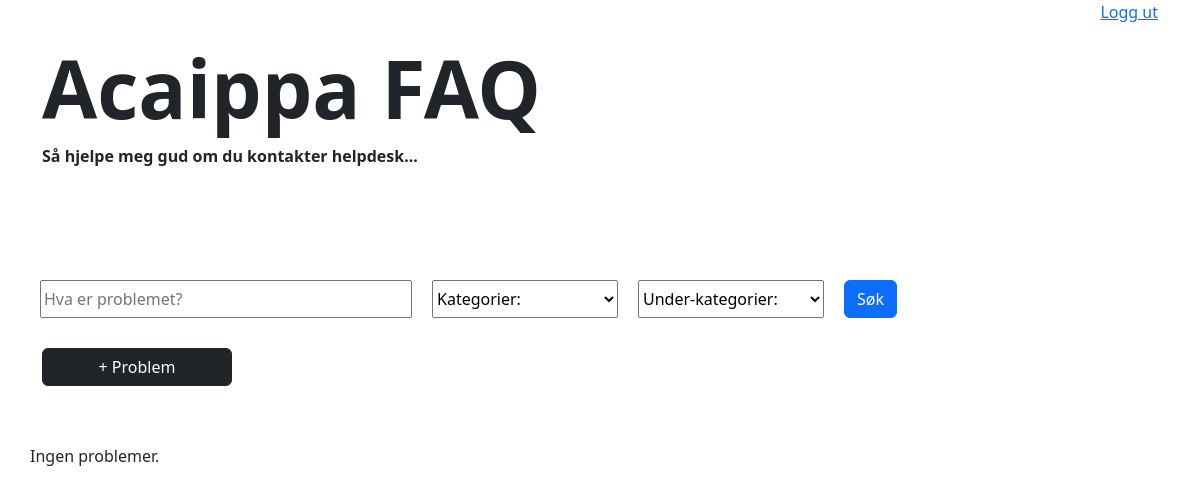
The app's page / (signed in), older data.
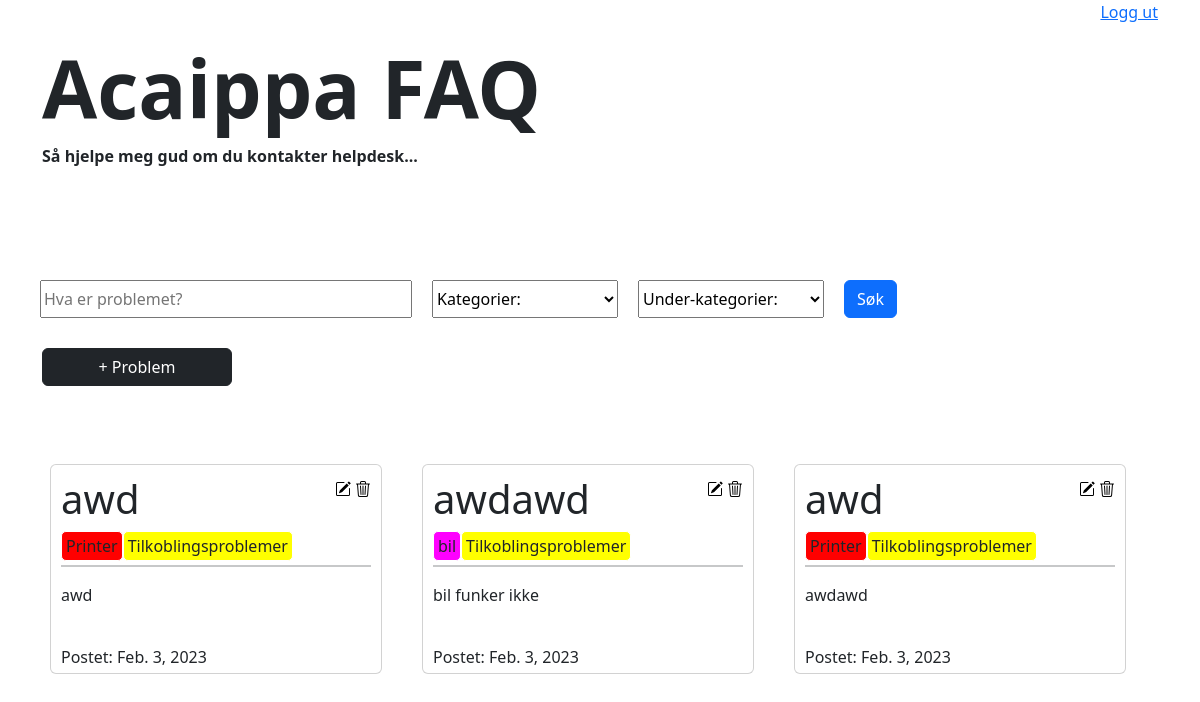
The same page, newer data.
### pages/models.py (models this page shows, shortened)
class Problem(models.Model):
    problem_id = models.IntegerField(default=generate_id, editable=False, primary_key=True)
    tittel = models.CharField(max_length=200)
    beskrivelse = models.CharField(max_length=1000)
    guide = models.TextField(max_length=20000)
    dato_postet = models.DateField(default=datetime.date.today)
    kategori = models.ForeignKey(Kategori, on_delete=models.DO_NOTHING)
    under_kategori = models.ForeignKey(UnderKategori, on_delete=models.DO_NOTHING)

class Kategori(models.Model):
    navn = models.CharField(max_length=50, primary_key=True)
    farge = models.CharField(max_length=6)

class UnderKategori(models.Model):
    navn = models.CharField(max_length=70)
    farge = models.CharField(max_length=6)

### pages/views.py (the view)
# urls.py: path('', main_page),
def main_page(request):
	return render(request, "index.html", {"problems" : Problem.objects.all(), "categories" : Kategori.objects.all(), "subcategories" : UnderKategori.objects.all()})

### templates/index.html (shortened to what this page needs)
{% extends "main.html" %}
{% load static %}
{% load index %}
{% block content %}
<div class="container overflow-hidden">
	<div class="row">
		<div class="col-12 mb-5">
			<h1 class="main-title">	Acaippa FAQ </h1>
			<p class="slogan">Så hjelpe meg gud om du kontakter helpdesk...</p>
		</div>
		<div class="col-12 row mt-5 p-0">
			<form method="POST" action="filter" class="col-12 filter-container">
				{% if "filter-text" in filters %}
					<input type="text" name="filter-text" class="text-filter col-4" placeholder="Hva er problemet?" value="{{filters|index:'filter-text'}}">
				{% else %}
					<input type="text" name="filter-text" class="text-filter col-4" placeholder="Hva er problemet?">
				{% endif %}
				<select class="col-2" name="category-filter" class="">
					<option value="none" selected disabled hidden>Kategorier:</option>
				</select>
				<select class="col-2" name="subcategory-filter" class="">
					<option value="none" selected disabled hidden>Under-kategorier:</option>
				</select>
				<button onclick="this.form.submit()" class="btn btn-primary">Søk</button>
			</form>
			{% if user.is_authenticated %}
				<button class="add-form-button btn btn-dark col-sm-2 col-6 ms-4" onclick="window.location.href='/addproblem'"><span class="add-form-text">+ Problem</button>
			{% endif %}
			<div class="col-12 card-container mt-5">
				{% if problems|length != 0 %}
					{% for problem in problems %}
						<div class="card-margin col-12 col-md-6 col-lg-4">
							<div class="card problem-card" onclick="checkClick(this, '{{problem.problem_id}}')">
								<div class="card-title-edit-container d-flex flex-row">
									<h1 class="card-title col">
										{{problem.tittel}}
									</h1>
									{% if user.is_authenticated %}
										<div class="auth-div">
											<img src="{% static 'icons/pencil-square.svg' %}" alt="Endre ikon" class="edit-icon" onclick="window.location.href = '/editproblem/{{problem.problem_id}}'">
											<img src="{% static 'icons/trash3.svg' %}" alt="Fjern ikon" class="delete-icon" onclick="showOverlay('{{problem.problem_id}}', '{{problem.tittel}}')">
										</div>
									{% endif %}
								</div>
								<div class="card-top-container overflow-hidden mb-1">
									<div class="category-container">
										<p class="category" style="background-color: #{{problem.kategori.farge}};">
											{{problem.kategori.navn}}
										</p>
										<p class="subcategory" style="background-color: #{{problem.under_kategori.farge}};">
											{{problem.under_kategori.navn}}
										</p>
									</div>
								</div>
								<hr class="mt-0">
								<p class="card-description">{{problem.beskrivelse}}</p>
								<div class="card-bottom">
									<p class="card-date">Postet: {{problem.dato_postet}}</p>
								</div>
							</div>
						</div>
					{% endfor %}
				{% else %}
					<p>Ingen problemer.</p>
				{% endif %}
			</div>
		</div>
	</div>
</div>
{% endblock %}

### templates/main.html (shortened to what this page needs)
{% load static %}
<!DOCTYPE html>
<html>
<head>
	<link href="https://cdn.jsdelivr.net/npm/bootstrap@5.3.0-alpha1/dist/css/bootstrap.min.css" rel="stylesheet">
	<link rel="stylesheet" type="text/css" href="{% static 'styles.css' %}">
</head>
<body>
	<div class="container account-bar d-flex justify-content-end">
		<div class="account-div align-self-right">
			{% if user.is_anonymous == False %}
				<p>{{user.first_name}} {{user.last_name}} <a href="/accounts/logout">Logg ut</a></p>
			{% else %}
				<a href="/accounts/login">Logg inn</a>
			{% endif %}
		</div>
	</div>
	{% block content %}
	{% endblock %}
</body>
</html>

### static/styles.css (style rules this page uses)
.main-title { font-size: 80px; font-weight: bold; }
.slogan { font-weight: bold; }
.text-filter { padding: 2px; }
.filter-container { display: flex; flex-direction: row; position: relative; left: 10px; }
.filter-container > * { margin-bottom: 20px; margin-right: 20px; }
.card-container { display: flex; flex-direction: row; flex-wrap: wrap; }
.card { padding: 10px; cursor: pointer; transition: all .2s; overflow: hidden !important; overflow-wrap: anywhere !important; }
.card-margin { padding: 20px; }
hr { border-width: 2px; }
.category-container { position: relative; display: flex; flex-direction: row; }
.category, .subcategory { margin: 0; border-style: solid; border-width: 1px; border-radius: 5px; padding: 2px; padding-left: 4px; padding-right: 4px; bottom: 2px; border-color: white; overflow: hidden; }
.card-top-container { display: flex; flex-direction: row; justify-content: space-between; }
.card-bottom { display: flex; flex-direction: row; justify-content: space-between; position: relative; bottom: -22px; }
.auth-div > * { z-index: 999 !important; }
.add-form-button { margin: 10px; }

Row changes from the older to the newer data that the page shows:
added Problem: tittel "awd", kategori.navn "Printer", under_kategori.navn "Tilkoblingsproblemer", beskrivelse "awd", dato_postet "Feb. 3, 2023"
added Problem: tittel "awdawd", kategori.navn "bil", under_kategori.navn "Tilkoblingsproblemer", beskrivelse "bil funker ikke", dato_postet "Feb. 3, 2023"
added Problem: tittel "awd", kategori.navn "Printer", under_kategori.navn "Tilkoblingsproblemer", beskrivelse "awdawd", dato_postet "Feb. 3, 2023"
Text that changed along with them:
text no longer shown: "Ingen problemer."
